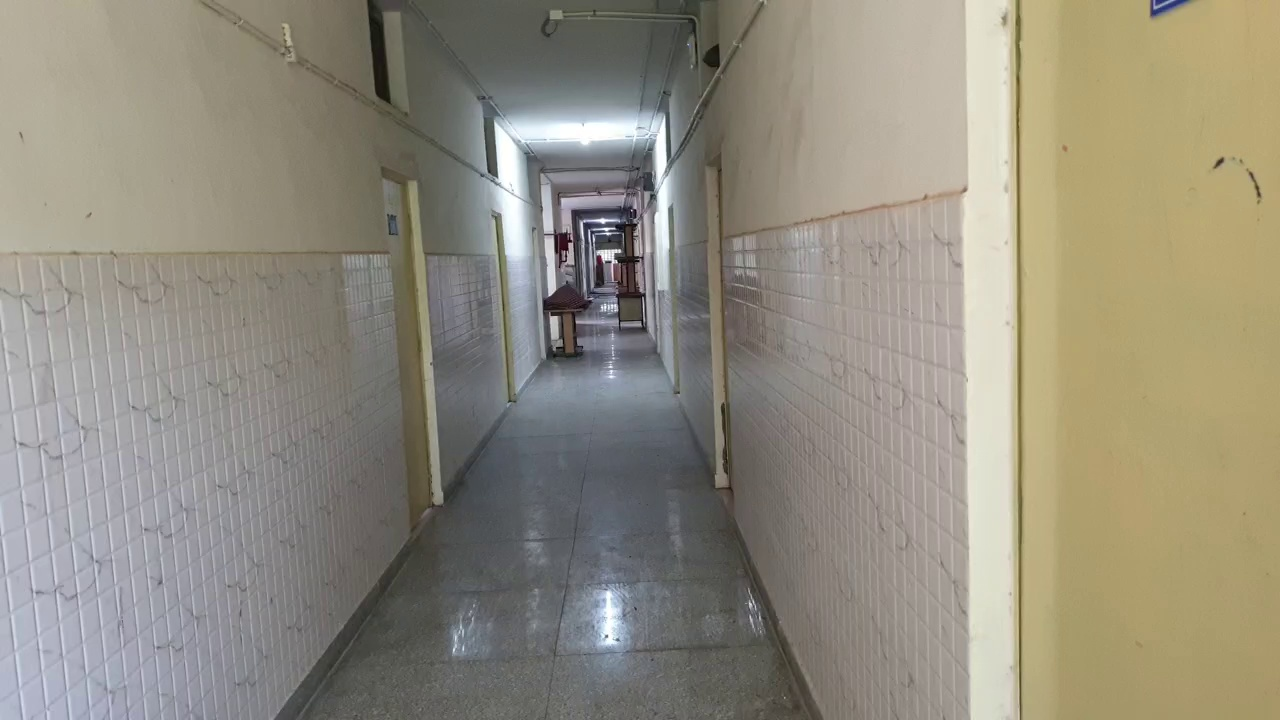
#> input picture image0.jpg, 1280 x 720 px, found by its file name
$ python asift.py image0.jpg
#> lines starting #> are read from the running program, lines starting #| are printed output that depends on the picture
### find_obj.py
#!/usr/bin/env python

'''
Feature-based image matching sample.

Note, that you will need the https://github.com/opencv/opencv_contrib repo for SIFT and SURF

USAGE
  find_obj.py [--feature=<sift|surf|orb|akaze|brisk>[-flann]] [ <image1> <image2> ]

  --feature  - Feature to use. Can be sift, surf, orb or brisk. Append '-flann'
               to feature name to use Flann-based matcher instead bruteforce.

  Press left mouse button on a feature point to see its matching point.
'''

# Python 2/3 compatibility
from __future__ import print_function

import numpy as np
import cv2 as cv

from common import anorm, getsize

FLANN_INDEX_KDTREE = 1  # bug: flann enums are missing
FLANN_INDEX_LSH    = 6


def init_feature(name):
    chunks = name.split('-')
    if chunks[0] == 'sift':
        detector = cv.xfeatures2d.SIFT_create()
        norm = cv.NORM_L2
    elif chunks[0] == 'surf':
        detector = cv.xfeatures2d.SURF_create(800)
        norm = cv.NORM_L2
    elif chunks[0] == 'orb':
        detector = cv.ORB_create(700) #400
        norm = cv.NORM_HAMMING
    elif chunks[0] == 'akaze':
        detector = cv.AKAZE_create()
        norm = cv.NORM_HAMMING
    elif chunks[0] == 'brisk':
        detector = cv.BRISK_create()
        norm = cv.NORM_HAMMING
    else:
        return None, None
    if 'flann' in chunks:
        if norm == cv.NORM_L2:
            flann_params = dict(algorithm = FLANN_INDEX_KDTREE, trees = 5)
        else:
            flann_params= dict(algorithm = FLANN_INDEX_LSH,
                               table_number = 10, # my -6# 12
                               key_size = 20,  #my-12   # 20
                               multi_probe_level = 0)#my-1 #2
        matcher = cv.FlannBasedMatcher(flann_params, {})  # bug : need to pass empty dict (#1329)
    else:
        matcher = cv.BFMatcher(norm)
    return detector, matcher


# [129 lines left out: functions filter_matches, explore_match, main, not called in this run]


# [4 lines that do not run on import are left out]

### asift.py
#!/usr/bin/env python

'''
Affine invariant feature-based image matching sample.

This sample is similar to find_obj.py, but uses the affine transformation
space sampling technique, called ASIFT [1]. While the original implementation
is based on SIFT, you can try to use SURF or ORB detectors instead. Homography RANSAC
is used to reject outliers. Threading is used for faster affine sampling.

[1] http://www.ipol.im/pub/algo/my_affine_sift/

USAGE
  asift.py [--feature=<sift|surf|orb|brisk>[-flann]] [ <image1> <image2> ]

  --feature  - Feature to use. Can be sift, surf, orb or brisk. Append '-flann'
               to feature name to use Flann-based matcher instead bruteforce.

  Press left mouse button on a feature point to see its matching point.
'''

# Python 2/3 compatibility
from __future__ import print_function

import numpy as np
import cv2 as cv

# built-in modules
import itertools as it
from multiprocessing.pool import ThreadPool

# local modules
# from common import Timer
from find_obj import init_feature, filter_matches, explore_match


# [71 lines left out: functions affine_skew, affine_detect, not called in this run]


def main():
    # [9 lines of commented-out code are left out]
    feature_name="surf-flann"

    img1 = cv.imread("testData/testing/image0 (1).jpg", cv.IMREAD_GRAYSCALE)
    img2 = cv.imread("testData/testing/image0.jpg", cv.IMREAD_GRAYSCALE)
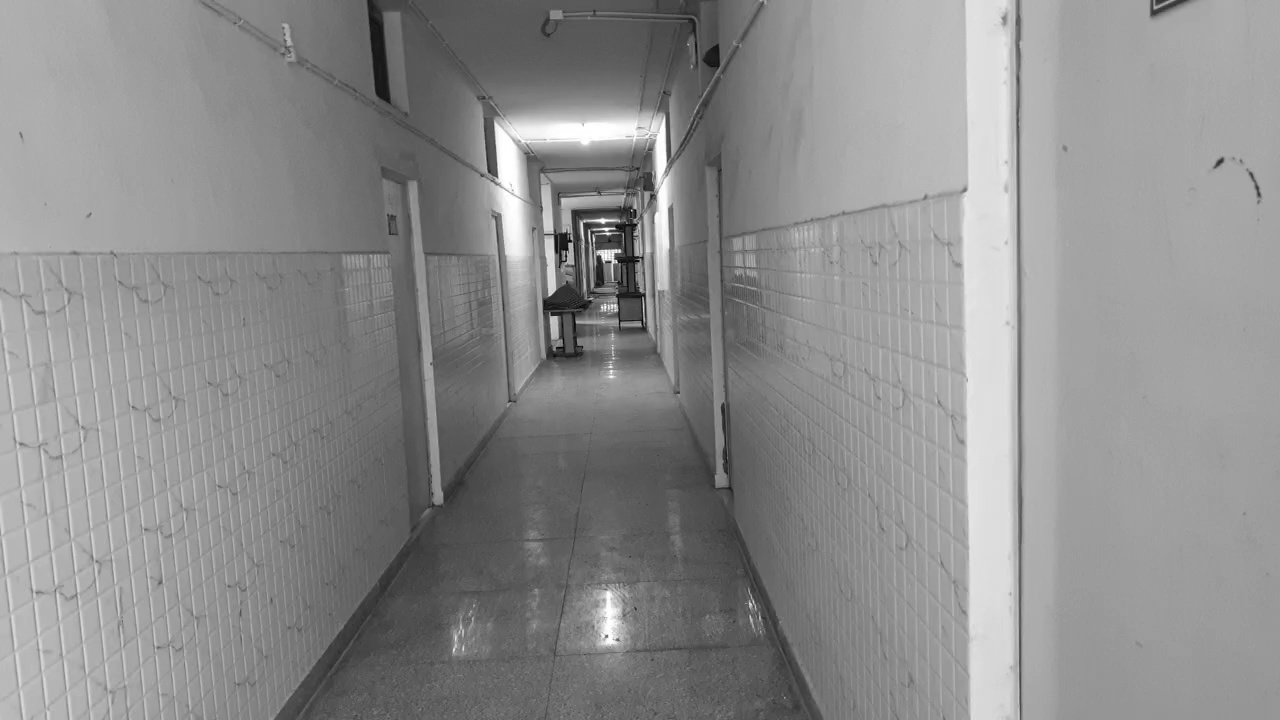
#> img2: shape (720, 1280); min 0, max 255, mean 141
    detector, matcher = init_feature(feature_name)

    if img1 is None:
        print('Failed to load fn1:', img1)
        sys.exit(1)

    if img2 is None:
        print('Failed to load fn2:', img2)
        sys.exit(1)

    if detector is None:
        print('unknown feature:', feature_name)
        sys.exit(1)

    print('using', feature_name)

    pool=ThreadPool(processes = cv.getNumberOfCPUs())
    kp1, desc1 = affine_detect(detector, img1, pool=pool)
    kp2, desc2 = affine_detect(detector, img2, pool=pool)
    print('img1 - %d features, img2 - %d features' % (len(kp1), len(kp2)))

    # [30 lines left out: function match_and_draw, not called in this run]
        # [4 lines of commented-out code are left out]
    match_and_draw('image')
    cv.waitKey()
    print('Done')


if __name__ == '__main__':
    print(__doc__)
#> (the run stopped early here; a loop or call above may not have finished)

$ run again, with v1/image1165.jpg copied over image0.jpg
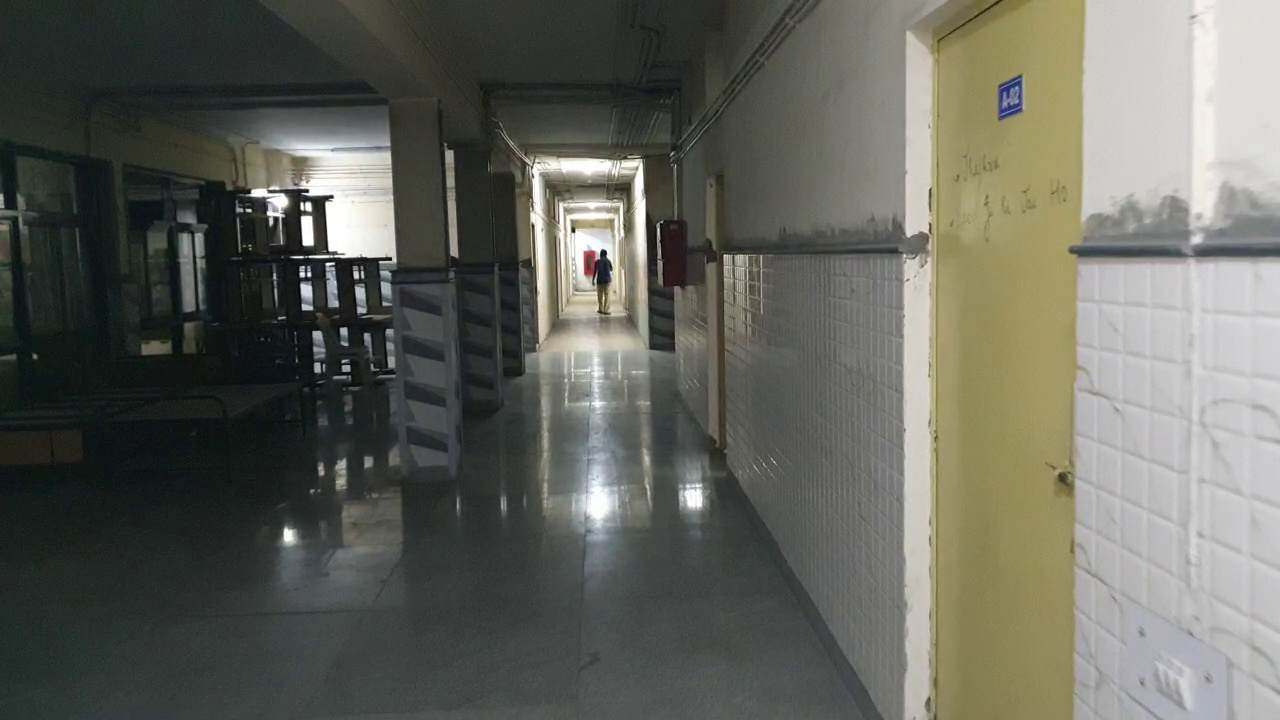
#> input picture v1/image1165.jpg, 1280 x 720 px, found by its file name
#> in main, `img2 = cv.imread("testData/testing/image0.jpg", cv.IMREAD_GRAYSCALE)`:
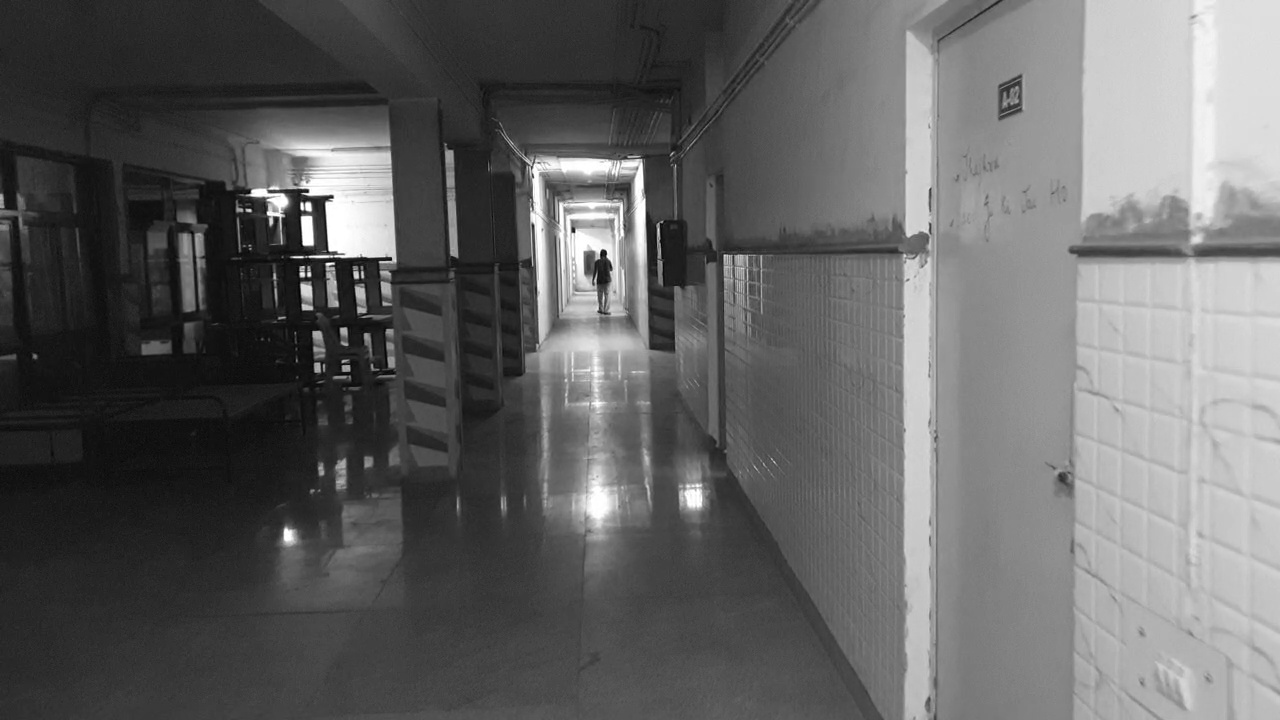
#> img2: shape (720, 1280); min 0, max 255, mean 99.5
